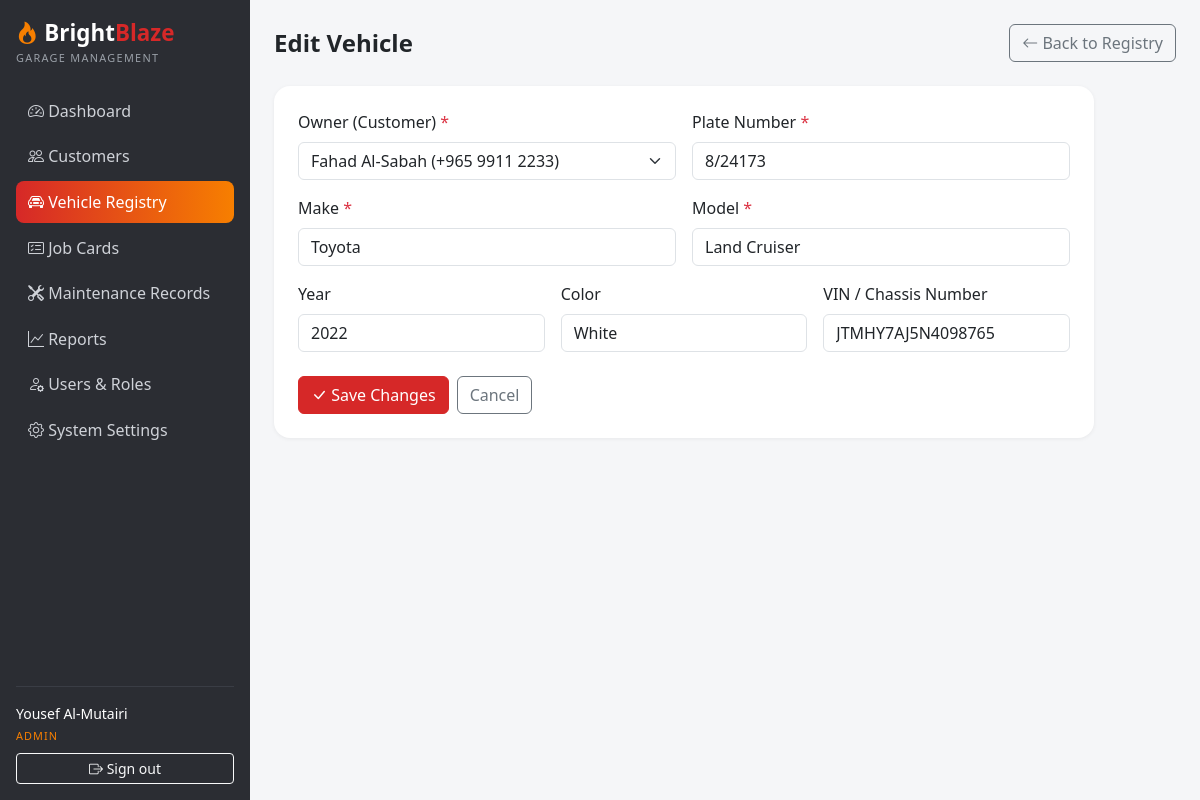
Page /vehicles/form.php?id=1 (signed in) on the committed database.
### tables this page shows
CREATE TABLE `vehicles` (
  `id` INT UNSIGNED NOT NULL AUTO_INCREMENT,
  `customer_id` INT UNSIGNED NOT NULL,
  `plate_number` VARCHAR(20) NOT NULL,
  `make` VARCHAR(60) NOT NULL,
  `model` VARCHAR(60) NOT NULL,
  `year` SMALLINT UNSIGNED DEFAULT NULL,
  `color` VARCHAR(40) DEFAULT NULL,
  `vin` VARCHAR(30) DEFAULT NULL,
  `created_at` TIMESTAMP NOT NULL DEFAULT CURRENT_TIMESTAMP,
  `updated_at` TIMESTAMP NOT NULL DEFAULT CURRENT_TIMESTAMP ON UPDATE CURRENT_TIMESTAMP,
  PRIMARY KEY (`id`),
  UNIQUE KEY `uq_vehicles_plate` (`plate_number`),
  UNIQUE KEY `uq_vehicles_vin` (`vin`),
  KEY `idx_vehicles_customer` (`customer_id`),
  CONSTRAINT `fk_vehicles_customer` FOREIGN KEY (`customer_id`) REFERENCES `customers` (`id`) ON DELETE CASCADE
);

CREATE TABLE `customers` (
  `id` INT UNSIGNED NOT NULL AUTO_INCREMENT,
  `name` VARCHAR(120) NOT NULL,
  `phone` VARCHAR(20) NOT NULL,
  `email` VARCHAR(120) DEFAULT NULL,
  `address` VARCHAR(255) DEFAULT NULL,
  `created_at` TIMESTAMP NOT NULL DEFAULT CURRENT_TIMESTAMP,
  `updated_at` TIMESTAMP NOT NULL DEFAULT CURRENT_TIMESTAMP ON UPDATE CURRENT_TIMESTAMP,
  PRIMARY KEY (`id`),
  KEY `idx_customers_name` (`name`),
  KEY `idx_customers_phone` (`phone`)
);

### config/config.php (called while the page is built, shortened)
<?php
require_once __DIR__ . '/database.php';
function base_url(string $path = ''): string
{
    return BASE_URL . ltrim($path, '/');
}

### config/database.php (called while the page is built, shortened)
<?php
function db(): PDO
{
    static $pdo = null;
    if ($pdo === null) {
        $dsn = 'mysql:host=' . DB_HOST . ';dbname=' . DB_NAME . ';charset=utf8mb4';
        try {
            $pdo = new PDO($dsn, DB_USER, DB_PASS, [
                PDO::ATTR_ERRMODE            => PDO::ERRMODE_EXCEPTION,
                PDO::ATTR_DEFAULT_FETCH_MODE => PDO::FETCH_ASSOC,
                PDO::ATTR_EMULATE_PREPARES   => false,
            ]);
        } catch (PDOException $e) {
            http_response_code(500);
            die('Database connection failed. Check config/database.php and make sure MySQL is running and the brightblaze_garage database is imported.');
        }
    }
    return $pdo;
}

### includes/functions.php (called while the page is built, shortened)
<?php
function e(?string $value): string
{
    return htmlspecialchars((string) $value, ENT_QUOTES, 'UTF-8');
}

### vehicles/form.php (the view, shortened to what this page needs)
<?php
require_once __DIR__ . '/../config/config.php';
$id = (int) ($_GET['id'] ?? 0);
$isEdit = $id > 0;
$vehicle = [
    'customer_id'  => (int) ($_GET['customer_id'] ?? 0),
    'plate_number' => '',
    'make'         => '',
    'model'        => '',
    'year'         => '',
    'color'        => '',
    'vin'          => '',
];
if ($isEdit) {
    $stmt = db()->prepare('SELECT * FROM vehicles WHERE id = ?');
    $stmt->execute([$id]);
    $existing = $stmt->fetch();
    $vehicle = $existing;
}
$customersList = db()->query('SELECT id, name, phone FROM customers ORDER BY name')->fetchAll();
$currentYear = (int) date('Y');
include __DIR__ . '/../includes/header.php';
?>
<div class="d-flex justify-content-between align-items-center mb-4">
  <h4 class="fw-bold mb-0"><?= $isEdit ? 'Edit Vehicle' : 'Register Vehicle' ?></h4>
  <a class="btn btn-outline-secondary" href="<?= base_url('vehicles/index.php') ?>"><i class="bi bi-arrow-left"></i> Back to Registry</a>
</div>
<div class="card" style="max-width: 820px;">
  <div class="card-body p-4">
    <form method="post" action="<?= base_url('vehicles/form.php' . ($isEdit ? '?id=' . $id : '')) ?>">
      <div class="row g-3">
        <div class="col-md-6">
          <label class="form-label" for="customer_id">Owner (Customer) <span class="text-danger">*</span></label>
          <select class="form-select" id="customer_id" name="customer_id" required <?= !$customersList ? 'disabled' : '' ?>>
            <?php foreach ($customersList as $c): ?>
              <option value="<?= (int) $c['id'] ?>" <?= (int) $vehicle['customer_id'] === (int) $c['id'] ? 'selected' : '' ?>>
                <?= e($c['name'] . ' (' . $c['phone'] . ')') ?>
              </option>
            <?php endforeach; ?>
          </select>
        </div>
        <div class="col-md-6">
          <label class="form-label" for="plate_number">Plate Number <span class="text-danger">*</span></label>
          <input class="form-control" type="text" id="plate_number" name="plate_number" value="<?= e($vehicle['plate_number']) ?>" maxlength="20" placeholder="e.g. 8/24173" required>
        </div>
        <div class="col-md-6">
          <label class="form-label" for="make">Make <span class="text-danger">*</span></label>
          <input class="form-control" type="text" id="make" name="make" value="<?= e($vehicle['make']) ?>" maxlength="60" placeholder="e.g. Toyota" required>
        </div>
        <div class="col-md-6">
          <label class="form-label" for="model">Model <span class="text-danger">*</span></label>
          <input class="form-control" type="text" id="model" name="model" value="<?= e($vehicle['model']) ?>" maxlength="60" placeholder="e.g. Land Cruiser" required>
        </div>
        <div class="col-md-4">
          <label class="form-label" for="year">Year</label>
          <input class="form-control" type="number" id="year" name="year" value="<?= e((string) ($vehicle['year'] ?? '')) ?>" min="1950" max="<?= $currentYear + 1 ?>" placeholder="e.g. 2022">
        </div>
        <div class="col-md-4">
          <label class="form-label" for="color">Color</label>
          <input class="form-control" type="text" id="color" name="color" value="<?= e($vehicle['color'] ?? '') ?>" maxlength="40" placeholder="e.g. White">
        </div>
        <div class="col-md-4">
          <label class="form-label" for="vin">VIN / Chassis Number</label>
          <input class="form-control" type="text" id="vin" name="vin" value="<?= e($vehicle['vin'] ?? '') ?>" maxlength="30">
        </div>
      </div>
      <div class="mt-4 d-flex gap-2">
        <button class="btn btn-bb" type="submit" <?= !$customersList ? 'disabled' : '' ?>>
          <i class="bi bi-check-lg"></i> <?= $isEdit ? 'Save Changes' : 'Register Vehicle' ?>
        </button>
        <a class="btn btn-outline-secondary" href="<?= base_url('vehicles/index.php') ?>">Cancel</a>
      </div>
    </form>
  </div>
</div>
<?php include __DIR__ . '/../includes/footer.php'; ?>

### assets/css/style.css (style rules this page uses)
:root { --bb-red: #d62828; --bb-orange: #f77f00; --bb-dark: #2b2d33; --bb-darker: #212226; }
body { background: #f5f6f8; }
.card { border: 0; border-radius: 1rem; box-shadow: 0 1px 4px rgba(0, 0, 0, 0.06); }
.btn-bb { background: var(--bb-red); border-color: var(--bb-red); color: #fff; }

### rows in the picture
vehicles: customer_id "Fahad Al-Sabah (+965 9911 2233)", plate_number "8/24173", make "Toyota", model "Land Cruiser", year "2022", color "White", vin "JTMHY7AJ5N4098765"

### other values in the picture
$label "Dashboard Customers Vehicle Registry Job Cards Maintenance Records Reports Users & Roles System Settings"
current_user_name() "Yousef Al-Mutairi"
current_role() "ADMIN"
